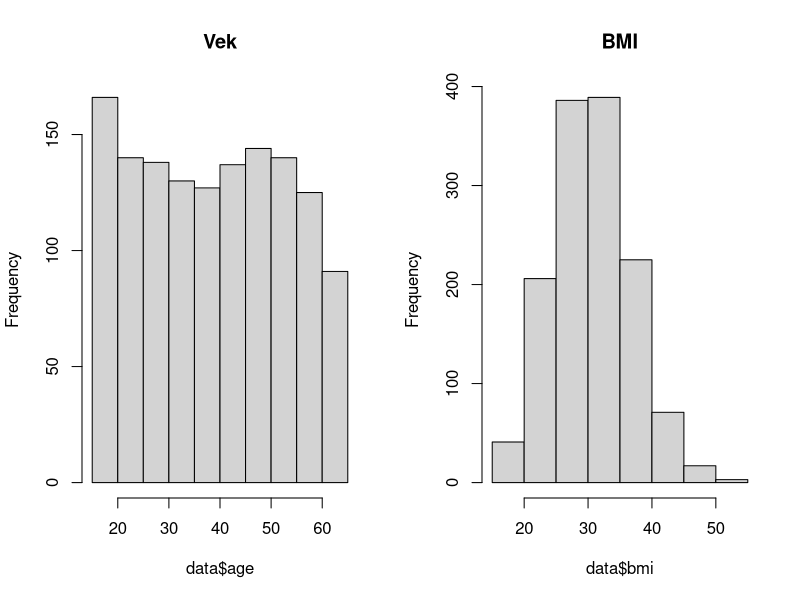
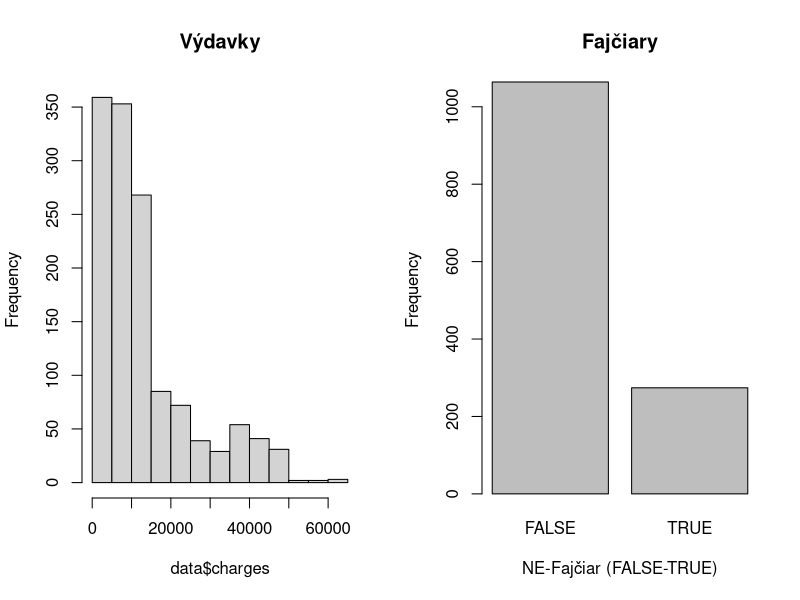
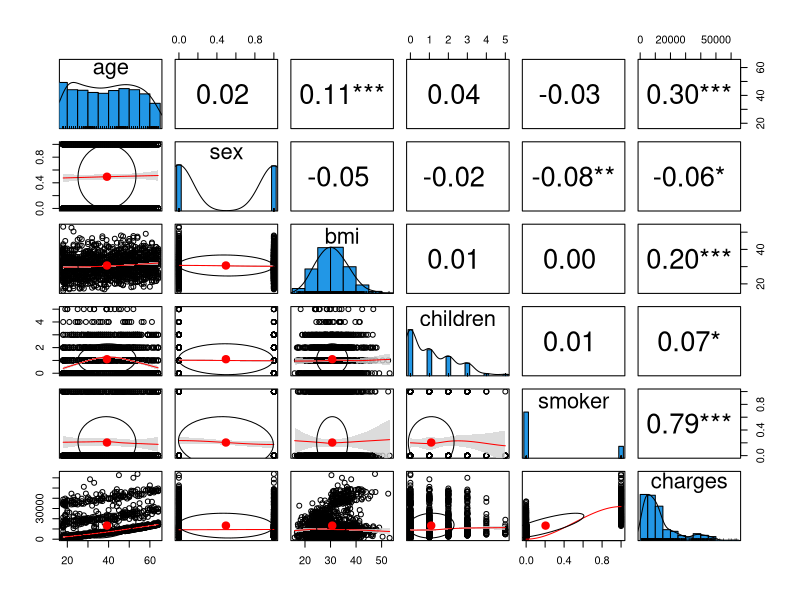
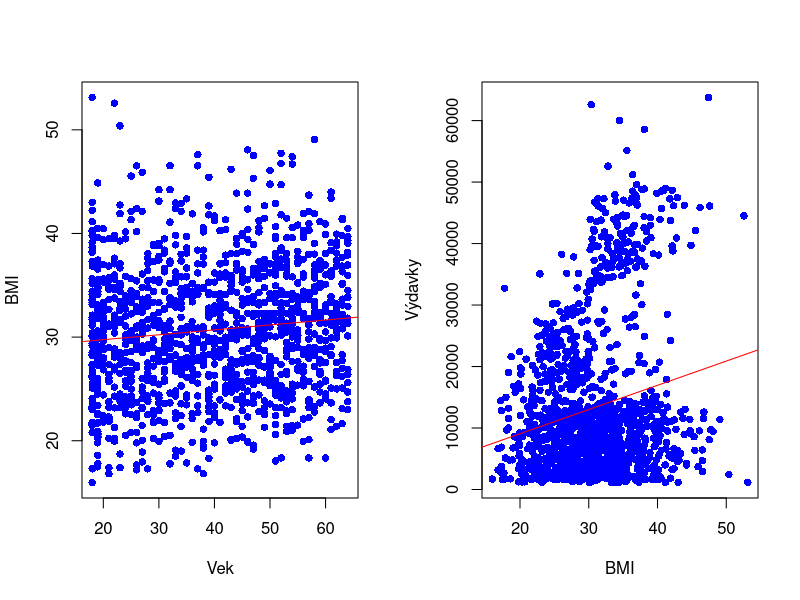
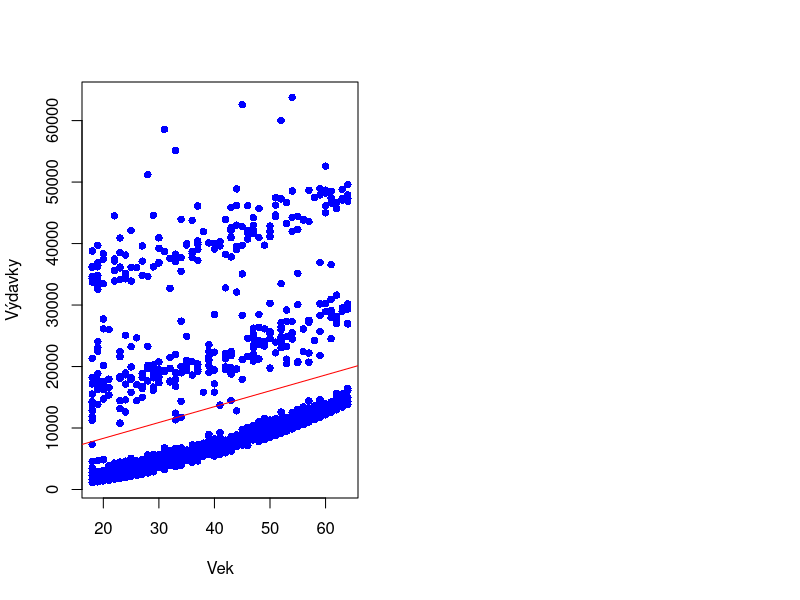
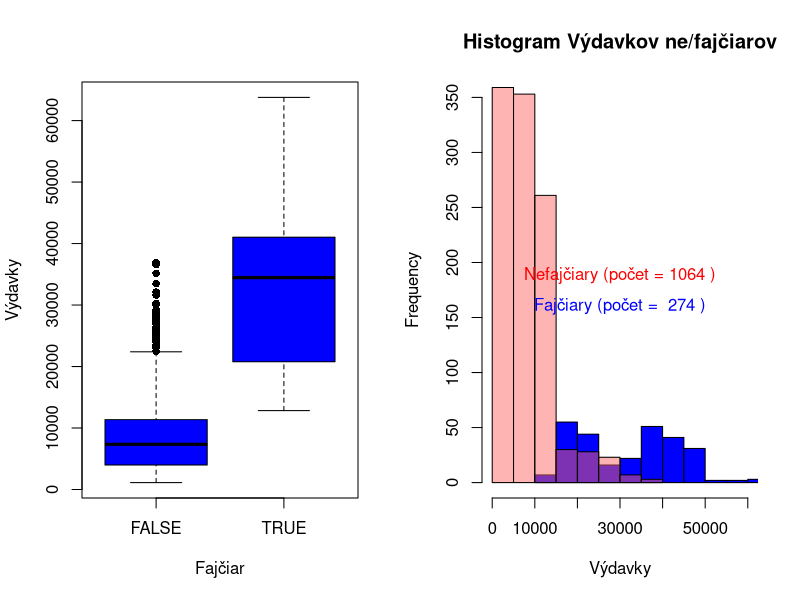
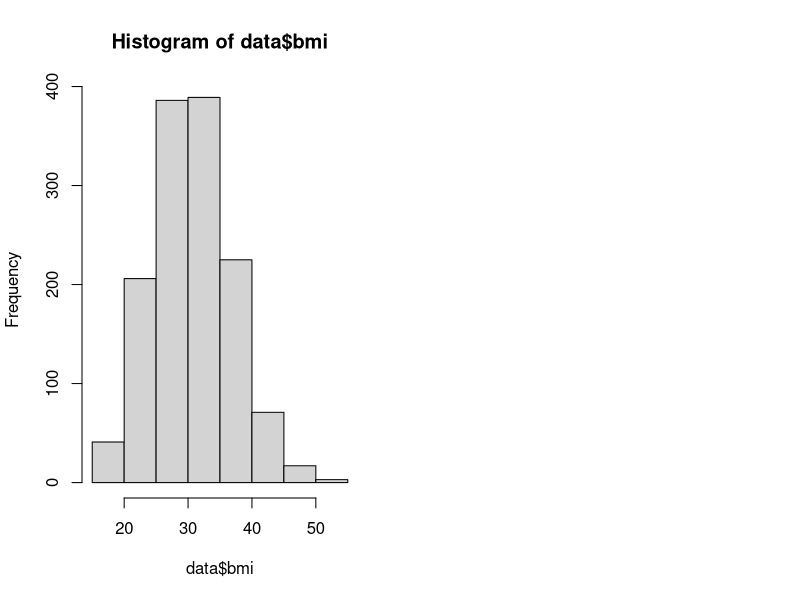
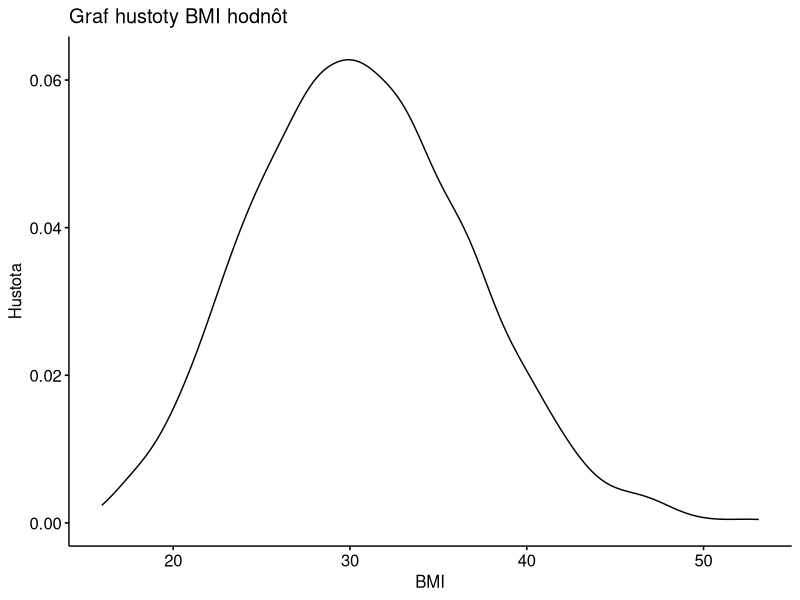

Reproduce these figures in R, in order.
## ---- chunk 1
library(readr)
data <- read_csv("insurance_modified.csv", 
                 col_types = cols(age = col_integer(), 
                                  sex = col_integer(),
                                  children = col_integer(), 
                                  smoker = col_logical()
                                  ))
head(data)
## ---- chunk 2
par(mfrow = c(1, 2))
hist(data$age, main = "Vek")
hist(data$bmi, main = "BMI")
## ---- chunk 3
par(mfrow = c(1, 2))
hist(data$charges, main = "Výdavky")
plot(factor(data$smoker), main = "Fajčiary", xlab = "NE-Fajčiar (FALSE-TRUE)",
     ylab = "Frequency")
## ---- chunk 4
# install.packages("psych")
library(psych)

pairs.panels(data[-6],
             smooth = TRUE,      # If TRUE, draws loess smooths
             scale = FALSE,      # If TRUE, scales the correlation text font
             density = TRUE,     # If TRUE, adds density plots and histograms
             ellipses = TRUE,    # If TRUE, draws ellipses
             method = "pearson", # Correlation method (also "spearman" or "kendall")
             pch = 21,           # pch symbol
             cor = TRUE,         # If TRUE, reports correlations
             jiggle = FALSE,     # If TRUE, data points are jittered
             factor = 2,         # Jittering factor
             hist.col = 4,       # Histograms color
             stars = TRUE,       # If TRUE, adds significance level with stars
             ci = TRUE)          # If TRUE, adds confidence intervals
## ---- chunk 5
age_bmi_lm = lm(bmi~age, data)
plot(data$age, data$bmi, pch = 16, col = "blue", xlab = "Vek", ylab = "BMI")
abline(age_bmi_lm, col = "red")
## ---- chunk 6
summary(age_bmi_lm)
paste("Korelačný index: r =", cor(data$age, data$bmi))
## ---- chunk 7
bmi_charges_lm = lm(charges~bmi, data)
plot(data$bmi, data$charges, pch = 16, col = "blue", xlab = "BMI", 
     ylab = "Výdavky")
abline(bmi_charges_lm, col = "red")
## ---- chunk 8
summary(bmi_charges_lm)
paste("Korelačný index: r =", cor(data$bmi, data$charges))
## ---- chunk 9
age_charges_lm = lm(charges~age, data)
plot(data$age, data$charges, pch = 16, col = "blue", xlab = "Vek", 
     ylab = "Výdavky")
abline(age_charges_lm, col = "red")
## ---- chunk 10
summary(age_charges_lm)
paste("Korelačný index: r =", cor(data$age, data$charges))
## ---- chunk 11
par(mfrow = c(1, 2))
plot(factor(data$smoker), data$charges, pch = 16, col = "blue", xlab = "Fajčiar", 
     ylab = "Výdavky")

groups = split(data$charges, data$smoker)
hist(groups$'TRUE', col = "blue", xlab = "Výdavky", 
     main = "Histogram Výdavkov ne/fajčiarov", xlim = c(0, 60000), 
     ylim = c(0, 350))
par(new = TRUE)
light_color <- rgb(255, 102, 102, max = 255, alpha = 125, names = "lightred50")
hist(groups$'FALSE', col = light_color, main = "", axes = FALSE, xlab = "", 
     ylab = "", xlim = c(0, 60000), ylim = c(0, 350))
text(30000, 175, paste("Nefajčiary (počet =", length(groups$'FALSE'), ")"), 
     col = "red", pos = 3)
text(30000, 175, paste("Fajčiary (počet = ", length(groups$'TRUE'), ")"), 
     col = "blue", pos = 1)
## ---- chunk 12
hist(data$bmi)
## ---- chunk 13
library(ggpubr)
ggdensity(data$bmi, main = "Graf hustoty BMI hodnôt", xlab = "BMI", 
          ylab = "Hustota")
## ---- chunk 14
ggqqplot(data$bmi)
## ---- chunk 15
shapiro.test(data$bmi)
